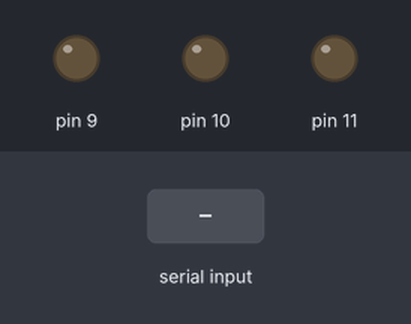
This sketch was run on a simulated Arduino Uno, built with avr-gcc and run on an emulated ATmega328P. Shown: output pins drawn as LEDs (lit = HIGH). Inputs (shaded band) come from the test bench.

Above: at 1.2 s.
1.3 s: "A90\n" received over Serial
At 2.1 s:
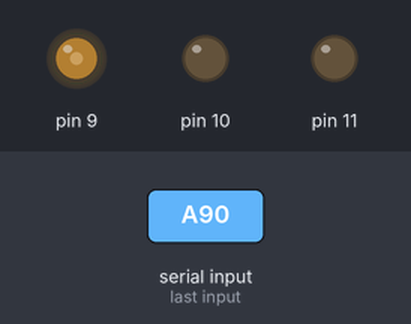
2.8 s: "B90\n" received over Serial
At 3.3 s:
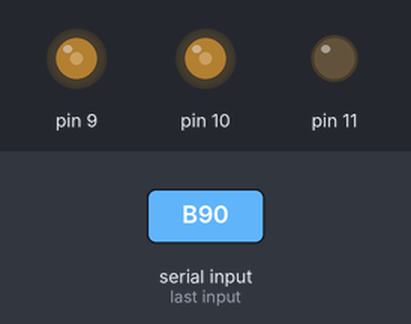
4.3 s: "C90\n" received over Serial
At 5.5 s:
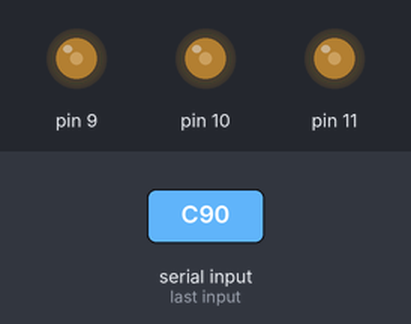
5.8 s: "A\n" received over Serial
At 6.7 s:
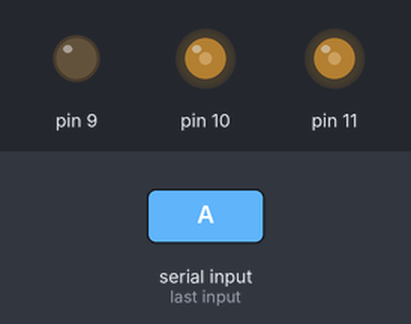
7.3 s: "B\n" received over Serial
At 7.8 s:
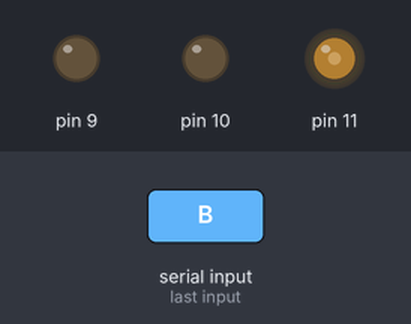
8.8 s: "A90\n" received over Serial
At 10.2 s:
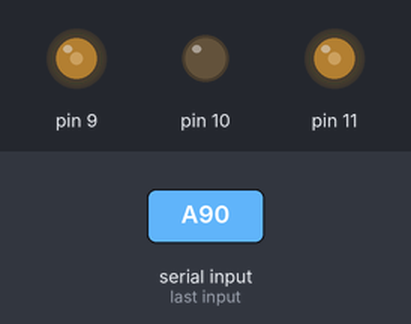
Timing chart, 0 to 11.3 s (numbered marks = the images above; inputs shaded):
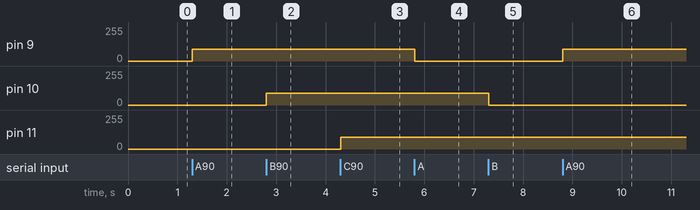

Measured:
- after the input at 1.3 s, pin 9: 0/255 → 90/255 at once
- after the input at 2.8 s, pin 10: 0/255 → 90/255 at once
- after the input at 4.3 s, pin 11: 0/255 → 90/255 at once
- after the input at 5.8 s, pin 9: 90/255 → 0/255 at once
- after the input at 7.3 s, pin 10: 90/255 → 0/255 at once
- after the input at 8.8 s, pin 9: 0/255 → 90/255 at once

The sketch:

5.1.6-SerialRGBLED.ino
```cpp
/*
OpenJumper Example
串口RGB LED调光
奈何col  2013.2.20
www.openjumper.com
*/

int i;                          //保存PWM需要输出的值
String inString = "";           // 输入的字符串
char LED = ' ';                 // 用于判断指定LED颜色对应的引脚
boolean stringComplete = false; // 用于判断数据是否读取完成

void setup()
{
    //初始化串口
    Serial.begin(9600);
}
void loop()
{
    if (stringComplete)
    {
        if (LED == 'A')
        {
            analogWrite(9, i);
        }
        else if (LED == 'B')
        {
            analogWrite(10, i);
        }
        else if (LED == 'C')
        {
            analogWrite(11, i);
        }
        // 清空数据，为下一次读取做准备
        stringComplete = false;
        inString = "";
        LED = ' ';
    }
}

//使用串口事件
// 读取并分离字母和数字
void serialEvent()
{
    while (Serial.available())
    {
        // 读取新的字符
        char inChar = Serial.read();
        //根据输入数据分类
        // 如果是数字，则存储到变量inString中
        // 如果是英文字符，则存储到变量LED中
        // 如果是结束符“\n”，则结束读取，并将inString转换为int
        if (isDigit(inChar))
        {
            inString += inChar;
        }
        else if (inChar == '\n')
        {
            stringComplete = true;
            i = inString.toInt();
        }
        else
            LED = inChar;
    }
}
```
